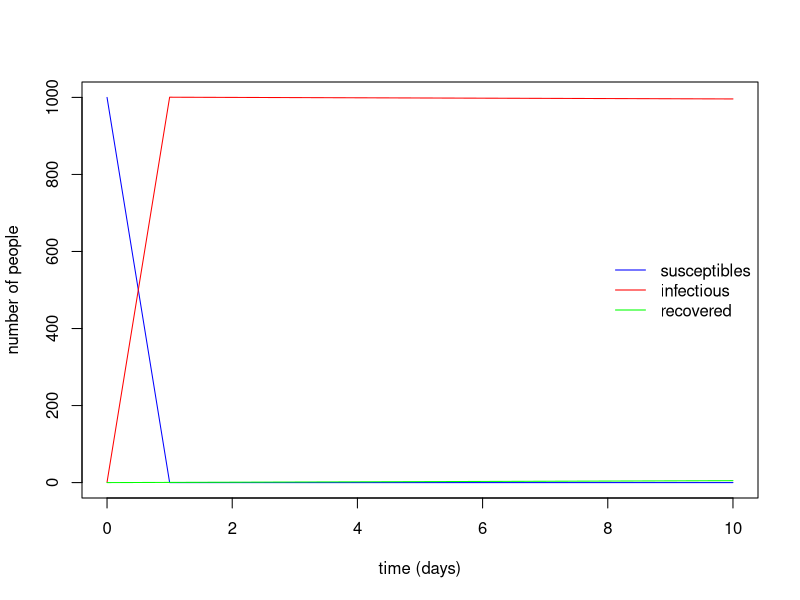

Source code (R): (Note: this script raises an error after producing the figure.)
## ---- chunk 1
knitr::opts_chunk$set(echo = TRUE)
## ---- chunk 2
# Load necessary libraries
library(deSolve)
library(ggplot2)
## ---- chunk 3
sir_equations <- function(time, variables, parameters) {
  with(as.list(c(variables, parameters)), {
    dS <- -beta * I * S
    dI <-  beta * I * S - alpha * I
    dR <-  alpha * I
    return(list(c(dS, dI, dR)))
  })
}


parameters_values <- c(
  beta  = 0.3, # infectious contact rate (/person/day)
  alpha = 0.0005    # recovery rate (/day)
)

initial_values <- c(
  S = 1000,  # number of susceptibles at time = 0
  I =   1,  # number of infectious at time = 0
  R =   0   # number of recovered (and immune) at time = 0
)

#time points
time_values <- seq(0, 10)
ls()
sir_equations

#ode from desolve package
sir_values_1 <- ode(
  y = initial_values,
  times = time_values,
  func = sir_equations,
  parms = parameters_values 
)
sir_values_1 <- as.data.frame(sir_values_1)
sir_values_1
## ---- chunk 4
with(sir_values_1, {
# plotting the time series of susceptibles:
  plot(time, S, type = "l", col = "blue",
       xlab = "time (days)", ylab = "number of people")
# adding the time series of infectious:
  lines(time, I, col = "red")
# adding the time series of recovered:
  lines(time, R, col = "green")
})

# adding a legend:
legend("right", c("susceptibles", "infectious", "recovered"),
       col = c("blue", "red", "green"), lty = 1, bty = "n")



## ---- chunk 5
sir_equations <- function(time, variables, parameters) {
  with(as.list(c(variables, parameters)), {
    dS <- -beta * I * S
    dI <-  beta * I * S - alpha * I
    dR <-  alpha * I
    return(list(c(dS, dI, dR)))
  })
}


parameters_values <- c(
  beta  = c( 0.1, 0.2, 0.3, 0.4), # infectious contact rate (/person/day)
  alpha = 0.0005    # recovery rate (/day)
)

initial_values <- c(
  S = 1000,  # number of susceptibles at time = 0
  I =   1,  # number of infectious at time = 0
  R =   0   # number of recovered (and immune) at time = 0
)

#time points
time_values <- seq(0, 10)
ls()
sir_equations

#ode from desolve package
sir_values <- ode(
  y = initial_values,
  times = time_values,
  func = sir_equations,
  parms = parameters_values[[]] 
)
sir_values <- as.data.frame(sir_values_1)
sir_values

## ---- chunk 6
# Load necessary libraries
library(deSolve)

# Define parameters
N <- 1000  # Total population
alpha_values <- c(0.0002, 0.0005, 0.0008)  # Recovery rates
beta_values <- c(0.1, 0.3, 0.5)  # Infection rates

# Function to simulate one realization of the SIR epidemic for given alpha and beta
simulate_SIR_alpha_beta <- function(alpha, beta) {
  # Initial conditions: S(0) = N-1, I(0) = 1, R(0) = 0
  initial_state <- c(S = N-1, I = 1, R = 0)
  
  # Time points for simulation (0 to 200 with small intervals)
  times <- seq(0, 200, by = 0.1)
  
  # SIR model function
  sir_model <- function(time, state, parameters) {
    with(as.list(c(state, parameters)), {
      dS <- -beta * S * I / N
      dI <- beta * S * I / N - alpha * I
      dR <- alpha * I
      return(list(c(dS, dI, dR)))
    })
  }
  
  # Solve the differential equations
  out <- ode(y = initial_state, times = times, func = sir_model, parms = c(alpha = alpha, beta = beta))
  
  # Combine time points with S, I, R values into a data frame
  df <- data.frame(time = out$time, S = out$y[, "S"], I = out$y[, "I"], R = out$y[, "R"])
  
  return(df)
}

# Create an empty list to store simulation results
results <- list()

# Perform simulation study for different alpha and beta values
for (alpha in alpha_values) {
  for (beta in beta_values) {
    # Simulate one realization for given alpha and beta
    result <- simulate_SIR_alpha_beta(alpha, beta)
    
    # Store simulation result
    results[[paste("Alpha =", alpha, ", Beta =", beta)]] <- result
  }
}

# Plot the simulation results
par(mfrow = c(length(alpha_values), length(beta_values)))
for (i in 1:length(alpha_values)) {
  for (j in 1:length(beta_values)) {
    plot(results[[paste("Alpha =", alpha_values[i], ", Beta =", beta_values[j])]]$time, results[[paste("Alpha =", alpha_values[i], ", Beta =", beta_values[j])]]$S, type = "l", col = "blue", xlab = "Time", ylab = "S(t)", main = paste("Susceptible (S), Alpha =", alpha_values[i], ", Beta =", beta_values[j]))
    plot(results[[paste("Alpha =", alpha_values[i], ", Beta =", beta_values[j])]]$time, results[[paste("Alpha =", alpha_values[i], ", Beta =", beta_values[j])]]$I, type = "l", col = "red", xlab = "Time", ylab = "I(t)", main = paste("Infected (I), Alpha =", alpha_values[i], ", Beta =", beta_values[j]))
    plot(results[[paste("Alpha =", alpha_values[i], ", Beta =", beta_values[j])]]$time, results[[paste("Alpha =", alpha_values[i], ", Beta =", beta_values[j])]]$R, type = "l", col = "green", xlab = "Time", ylab = "R(t)", main = paste("Recovered (R), Alpha =", alpha_values[i], ", Beta =", beta_values[j]))
  }
}

## ---- chunk 7
# Load necessary library
library(MASS)

# Set seed for reproducibility
set.seed(123)

# Define parameters
n <- 100  # Number of observations
mean_count <- 10  # Mean count
dispersion <- 2  # Dispersion parameter for overdispersion (larger values indicate greater overdispersion)

# Simulate count data
count_data <- rnbinom(n, mu = mean_count, size = dispersion)

# Print summary statistics
summary(count_data)

# Plot histogram of simulated count data
hist(count_data, breaks = 20, main = "Histogram of Simulated Count Data", xlab = "Count")

## ---- chunk 8
# Fit a Poisson GLM with log link function
glm_model <- glm(count_data ~ 1, family = poisson(link = "log"))

# Extract residuals
residuals <- resid(glm_model, type = "pearson")

# Plot residuals
hist(residuals, breaks = 20, main = "Histogram of GLM Residuals", xlab = "Residuals")

# Check for overdispersion
dispersion_test <- sum(residuals^2) / (length(count_data) - 1)
dispersion_test

## ---- chunk 9
library(MASS)
nb_model <- glm.nb(count_data ~ 1)
summary(nb_model)

#Zero-inflated poisson model
library(pscl)
zip_model <- zeroinfl(count_data ~ 1, dist = "poisson")
summary(zip_model)


## ---- chunk 10
# Set the parameters
c <- 300
a <- 4
b <- 25
h <- 100
t <- 150
simulation <- 10000
count <- 0
# Simulate n_simulations samples from the gamma distribution
for (run in 1:simulation) {
rand_num <- rgamma(c, shape = a, rate = 1/b)
# Check how many components last at least 100 hours for each sample
last_100_hours <- rand_num >= h
total <- sum(last_100_hours)
# Calculate the proportion of samples where at least 50% of the components last 100 hours
count <- count + (total>=t)
}
prob <- count/simulation
cat("The estimated probability that at least 50% of the components last 100 hours is", prob, "\n")


c <- 100
a <- 20
b <- 5
h <- 100
t <- 50
simulation <- 10000
count <- 0
# Simulate n_simulations samples from the gamma distribution
for (run in 1:simulation) {
rand_num <- rgamma(c, shape = a, rate = 1/b)
# Check how many components last at least 100 hours for each sample
last_100_hours <- rand_num >= h
total <- sum(last_100_hours)
# Calculate the proportion of samples where at least 50% of the components last 100 hours
count <- count + (total>=t)
}
prob <- count/simulation
cat("The estimated probability that at least 50% of the components last 100 hours is", prob, "\n")

c <- 100
a <- 20.7
b <- 5
h <- 100
t <- 50
simulation <- 10000
count <- 0
# Simulate n_simulations samples from the gamma distribution
for (run in 1:simulation) {
rand_num <- rgamma(c, shape = a, rate = 1/b)
# Check how many components last at least 100 hours for each sample
last_100_hours <- rand_num >= h
total <- sum(last_100_hours)
# Calculate the proportion of samples where at least 50% of the components last 100 hours
count <- count + (total>=t)
}
prob <- count/simulation
cat("The estimated probability that at least 50% of the components last 100 hours is", prob, "\n")


n=10000 # Number of simulated data sets (repeated simulatons)
lambda=141.538
S2obs=6370.603
NSamp=13

Pcount=0
for(run in 1:n){
Counts=rpois(NSamp,lambda)
xbar=mean(Counts)
s2=var(Counts)
Pcount=Pcount+(s2>=S2obs)
}
Pval=Pcount/n
Pval

## ---- chunk 11
library(ggplot2)
x1_fac <- seq(from = 1,to = 162)
log_x1 <- log(x1_fac)
x1 <- sum(log_x1)
x2_fac <- seq(from = 1, to = 52)
log_x2 <- log(x2_fac)
x2 <- sum(log_x2)
x3_fac <- seq(from = 1, to = 28)
log_x3 <- log(x3_fac)
x3 <- sum(log_x3)
x4_fac <- seq(from = 1, to = 158)
log_x4 <- log(x4_fac)
x4 <- sum(log_x4)
coeffs <- x1 - x2 - x3 - x4
likelihood <- function(j){
coeffs +(162*log((1-j)/2)) + (52*log(j/2))+(28*log(j/2)) +(158*log((1-j)/2))
}
ggplot(data.frame(x = c(0,1)),aes(x=x)) +
stat_function(fun=likelihood) +
labs(x = "theta", y = "log-likelihood")


#Question 2
library(ggplot2)
y1_fac <- seq(from = 141,to = 200)
log_y1 <- log(y1_fac)
y1 <- sum(log_y1)
y2_fac <- seq(from = 1, to = 8)
log_y2 <- log(y2_fac)
y2 <- sum(log_y2)
y3_fac <- seq(from = 1, to = 12)
log_y3 <- log(y3_fac)
y3 <- sum(log_y3)
y4_fac <- seq(from = 1, to = 40)
log_y4 <- log(y4_fac)
y4 <- sum(log_y4)
coeff <- y1 - y2 - y3 - y4
likelihood <- function(j){
coeff +(140*log((3-(2*j))/4 + (j*j)/4)) + (20*log(j*(2-j)/4))+(12*log(j*(2-j)/4)) +(40*log((1-j)^2/4))
}
ggplot(data.frame(x = c(0,1)),aes(x=x)) +
stat_function(fun=likelihood) +
labs(x = "theta", y = "log-likelihood")
